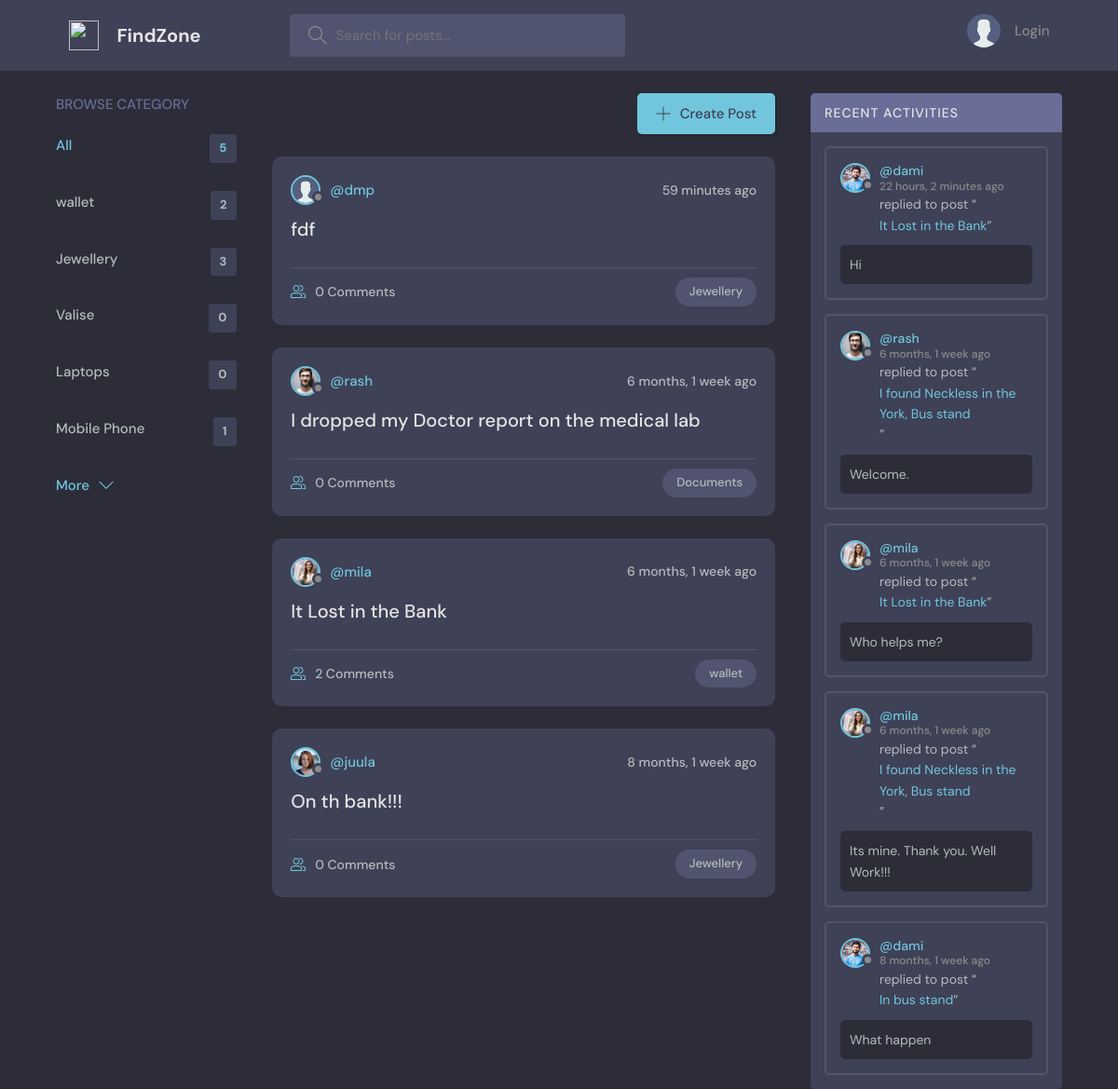
The page / on the database its author committed.
### base/models.py (models this page shows, shortened)
class Topic(models.Model):
    name = models.CharField(max_length=200)

class Room(models.Model):
    host = models.ForeignKey(User, on_delete=models.SET_NULL, null=True)
    topic = models.ForeignKey(Topic, on_delete=models.SET_NULL, null=True)
    name = models.CharField(max_length=200)
    description = models.TextField(null=True, blank=True)
    participants = models.ManyToManyField(User, related_name='participants', blank=True)
    complete=models.BooleanField(default=True)
    updated = models.DateTimeField(auto_now=True)
    created = models.DateTimeField(auto_now_add=True)
    class Meta:
        ordering = ['-updated', '-created']
    def __str__(self):
        return self.name

class User(AbstractUser):
    name = models.CharField(max_length=200, null=True)
    email = models.EmailField(unique=True, null=True)
    bio = models.TextField(null=True)
    avatar = models.ImageField(null=True, default="avatar.svg")
    USERNAME_FIELD = 'email'
    REQUIRED_FIELDS = []

class Message(models.Model):
    user = models.ForeignKey(User, on_delete=models.CASCADE)
    room = models.ForeignKey(Room, on_delete=models.CASCADE)
    body = models.TextField()
    updated = models.DateTimeField(auto_now=True)
    created = models.DateTimeField(auto_now_add=True)
    class Meta:
        ordering = ['-updated', '-created']

### base/views.py (the view)
# urls.py: path('', views.home, name="home"),
def home(request):
    q = request.GET.get('q') if request.GET.get('q') != None else ''
    rooms = Room.objects.filter(
        Q(topic__name__icontains=q) |
        Q(name__icontains=q) |
        Q(description__icontains=q)|
        Q(complete__icontains=q)
    )
    topics = Topic.objects.all()[0:5]
    room_count = rooms.count()
    room_messages = Message.objects.filter(Q(room__topic__name__icontains=q))
    context = {'rooms': rooms, 'topics':topics,
                'room_count': room_count, 'room_messages': room_messages}
    return render(request, 'base/home.html', context)

### base/templates/base/home.html (shortened to what this page needs)
{% extends 'main.html' %}
{% load static%}
{% block content %}
   <main class="layout layout--3">
      <div class="container">
        {% include 'base/topics_component.html' %}
        <div class="roomList">
          <div class="roomList__header">
            <a class="btn btn--main" href="{% url 'create-room' %}">
              <svg version="1.1" xmlns="http://www.w3.org/2000/svg" width="32" height="32" viewBox="0 0 32 32">
                <title>add</title>
                <path
                  d="M16.943 0.943h-1.885v14.115h-14.115v1.885h14.115v14.115h1.885v-14.115h14.115v-1.885h-14.115v-14.115z"
                ></path>
              </svg>
              Create Post
            </a>
          </div>
          {% include 'base/feed_component.html' %}
        </div>
        {% include 'base/activity_component.html' %}
      </div>
    </main>
{% endblock %}

### base/templates/base/topics_component.html
<div class="topics">
    <div class="topics__header">
      <h2>Browse Category</h2>
    </div>
    <ul class="topics__list">
      <li>
        <a href="{% url 'home' %}" class="active">All <span>{{topics.count}}</span></a>
      </li>
      {% for topic in topics %}
      <li>
        <a href="{% url 'home' %}?q={{topic.name}}">{{topic.name}}<span>{{topic.room_set.all.count}}</span></a>
      </li>
      {% endfor %}
    </ul>
    <a class="btn btn--link" href="{% url 'topics' %}">
      More
      <svg version="1.1" xmlns="http://www.w3.org/2000/svg" width="32" height="32" viewBox="0 0 32 32">
        <title>chevron-down</title>
        <path d="M16 21l-13-13h-3l16 16 16-16h-3l-13 13z"></path>
      </svg>
    </a>
  </div>

### base/templates/base/feed_component.html (shortened to what this page needs)
{% for room in rooms %}
{% if room.complete%}
<div class="roomListRoom">
<div class="roomListRoom__header">
    <a href="{% url 'user-profile' room.host.id %}" class="roomListRoom__author">
    <div class="avatar avatar--small">
        <img src="{{room.host.avatar.url}}" />
    </div>
    <span>@{{room.host.username}}</span>
    </a>
    <div class="roomListRoom__actions">
    <span>{{room.created|timesince}} ago</span>
    </div>
</div>
<div class="roomListRoom__content">
    <a href="{% url 'room' room.id %}">{{room.name}}</a>
</div>
<div class="roomListRoom__meta">
    <a href="{% url 'room' room.id %}" class="roomListRoom__joined">
    {{room.participants.all.count}} Comments
    </a>
    <p class="roomListRoom__topic">{{room.topic.name}}</p>
</div>
</div>
{%endif%}
{% endfor %}

### base/templates/base/activity_component.html (shortened to what this page needs)
<div class="activities">
    <div class="activities__header">
      <h2>Recent Activities</h2>
    </div>
    {% for message in room_messages %}
    <div class="activities__box">
      <div class="activities__boxHeader roomListRoom__header">
        <a href="{% url 'user-profile' message.user.id %}" class="roomListRoom__author">
          <div class="avatar avatar--small">
            <img src="{{message.user.avatar.url}}" />
          </div>
          <p>
            @{{message.user.username}}
            <span>{{message.created|timesince}} ago</span>
          </p>
        </a>
      </div>
      <div class="activities__boxContent">
        <p>replied to post “<a href="{% url 'room' message.room.id %}">{{message.room}}</a>”</p>
        <div class="activities__boxRoomContent">
          {{message.body}}
        </div>
      </div>
    </div>
    {% endfor %}
  </div>

### rows shown on the page
Topic: name "wallet", room_set.all.count "2"
Topic: name "Jewellery", room_set.all.count "3"
Topic: name "Valise", room_set.all.count "0"
Topic: name "Laptops", room_set.all.count "0"
Topic: name "Mobile Phone", room_set.all.count "1"
Room: host.avatar (placeholder picture), host.username "dmp", created "59 minutes", name "fdf", participants.all.count "0", topic.name "Jewellery"
Room: host.avatar (picture), host.username "rash", created "6 months, 1 week", name "I dropped my Doctor report on the medical lab", participants.all.count "0", topic.name "Documents"
Room: host.avatar (picture), host.username "mila", created "6 months, 1 week", name "It Lost in the Bank", participants.all.count "2", topic.name "wallet"
Room: host.avatar (picture), host.username "juula", created "8 months, 1 week", name "On th bank!!!", participants.all.count "0", topic.name "Jewellery"
Message: user.avatar (picture), user.username "dami", created "22 hours, 2 minutes", room "It Lost in the Bank", body "Hi"
Message: user.avatar (picture), user.username "rash", created "6 months, 1 week", room "I found Neckless in the York, Bus stand", body "Welcome."
Message: user.avatar (picture), user.username "mila", created "6 months, 1 week", room "It Lost in the Bank", body "Who helps me?"
Message: user.avatar (picture), user.username "mila", created "6 months, 1 week", room "I found Neckless in the York, Bus stand", body "Its mine. Thank you. Well Work!!!"
Message: user.avatar (picture), user.username "dami", created "8 months, 1 week", room "In bus stand", body "What happen"

### other values the page prints
{{ topics.count }} "5"
